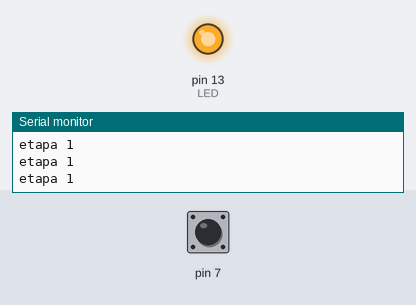
A sketch run on a simulated Arduino Uno, built with avr-gcc and run on an emulated ATmega328P. Shown: output pins drawn as LEDs (lit = HIGH), the last lines printed to the serial monitor. The inputs (shaded band) are chosen by the test bench; at power-on: pin 7 HIGH.

Above: at 1.2 s.
1.3 s: pin 7 pulled LOW for 0.15 s
At 1.9 s:
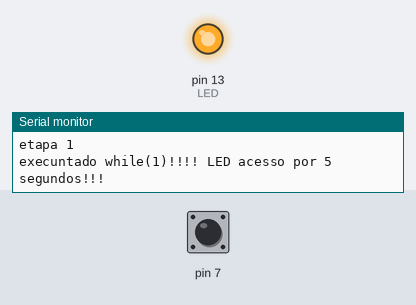
4.4 s: pin 7 pulled LOW for 3.2 s
At 14.1 s:
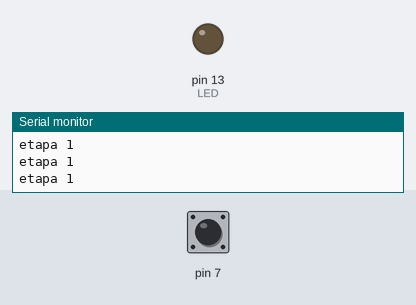
Timing chart, 0 to 15.1 s (numbered marks = the images above; inputs shaded):
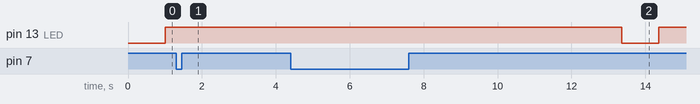

Measured:
- after the input at 1.3 s, pin 13 (LED): stays HIGH (without the input it goes to LOW after 0.71 s)

The sketch:

exercicio-05-Blink-alisson1s-with-registradores.ino
```cpp
/*
  Blink

- Registradores de 8bits
 DDRxn: [w] direção do pino n na porta x   // 0 INPUT - 1 OUTPUT
 PORTxn:[w] novo valor ou confguração pull up do pino n na porta x  //  0 LOW - 1 HIGH
 PINxn: [r] valor atual do pino n na porta x

#define setBit(valor,bit)       (valor |= (1<<bit))
#define clearBit(valor,bit)     (valor &= ~(1<<bit))
#define testBit(valor,bit)      (valor & (1<<bit))
#define toggleBit(valor, bit)   (valor ^= (1<<bit))

#### Material de apoio
  # Video de apoio Youtube
    https://www.youtube.com/watch?v=-dT4_AAB4iE

  # Sites
    http://renatoaloi.blogspot.com/2015/09/tutorial-matematica-de-bits-no-arduino.html
    http://renatoaloi.blogspot.com/2015/09/arduino-manipulacao-direta-de-portas.html
    https://www.embarcados.com.br/bits-em-linguagem-c/

*/
#define spd 1000
unsigned long lasttempoled = 0; // acumula o tempo

void setup() {
  // Envia os dados da saida serial para o monitor
  Serial.begin(9600);

  DDRD |= 0 << 7;  // ativa o pino 7 (PD7) como INPUT - Legenda: 0 INPUT - 1 OUTPUT
  PORTD |= 1 << 7; // Manda Sinal HIGH para o pino 7 (PULL-UP) - Legenda: 0 LOW - 1 HIGH
  DDRB |= 1 << 5; // Ativa o pino 13 (PB5) como OUTPUT para o LED - Legenda: 0 INPUT - 1 OUTPUT
}
void loop() {

  // Referencia - site brincando com ideas - video aula programacao com arduino - aula 13 - delay e millis
  if((millis() - lasttempoled) < spd) // tempo menor que 1000ms retorna LED apagado
  {
    PORTB &= ~(1 << 5 );              // Desliga o LED - Legenda: 0 LOW - 1 HIGH
  }
  if((millis() - lasttempoled) >= spd) // tempo maior que 1000ms retorna LED aceso
  {
   PORTB |= (1 << 5);                // Liga o LED - Legenda: 0 LOW - 1 HIGH
  }
  if((millis() - lasttempoled) >= spd*2) // tempo maior que 2000ms registra o tempo em lastempoled para uso na proxima rodada
  {
   lasttempoled = millis();
  }

  Serial.println("etapa 1 ");
  if ((PIND & (1 << 7)) == LOW)
  {
    Serial.print("execuntado while(1)!!!! ");
    PORTB |= (1 << 5); // Liga o LED - Legenda: 0 LOW - 1 HIGH
    int i=0;
    while(i<=5)
    {
      Serial.println("LED acesso por 5 segundos!!!");
      delay(1000);
      i++;
    }
  }
}
```
